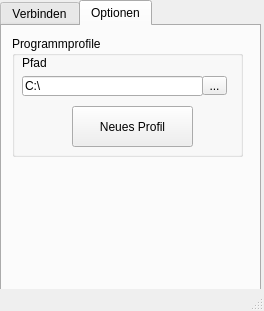
<?xml version="1.0" encoding="UTF-8"?>
<ui version="4.0">
 <class>LanYourself</class>
 <widget class="QMainWindow" name="LanYourself">
  <property name="geometry">
   <rect>
    <x>0</x>
    <y>0</y>
    <width>264</width>
    <height>311</height>
   </rect>
  </property>
  <property name="focusPolicy">
   <enum>Qt::StrongFocus</enum>
  </property>
  <property name="windowTitle">
   <string>LanYourself</string>
  </property>
  <property name="documentMode">
   <bool>false</bool>
  </property>
  <widget class="QWidget" name="centralWidget">
   <widget class="QTabWidget" name="tabWidget">
    <property name="geometry">
     <rect>
      <x>0</x>
      <y>0</y>
      <width>261</width>
      <height>291</height>
     </rect>
    </property>
    <property name="currentIndex">
     <number>1</number>
    </property>
    <widget class="QWidget" name="tab">
     <attribute name="title">
      <string>Verbinden</string>
     </attribute>
     <widget class="QPushButton" name="Connect">
      <property name="geometry">
       <rect>
        <x>40</x>
        <y>200</y>
        <width>171</width>
        <height>51</height>
       </rect>
      </property>
      <property name="text">
       <string>Verbinden</string>
      </property>
     </widget>
     <widget class="QGroupBox" name="groupBox_2">
      <property name="geometry">
       <rect>
        <x>10</x>
        <y>130</y>
        <width>231</width>
        <height>51</height>
       </rect>
      </property>
      <property name="title">
       <string>Passwort</string>
      </property>
      <widget class="QLineEdit" name="pw">
       <property name="geometry">
        <rect>
         <x>10</x>
         <y>20</y>
         <width>211</width>
         <height>20</height>
        </rect>
       </property>
      </widget>
     </widget>
     <widget class="QGroupBox" name="groupBox">
      <property name="geometry">
       <rect>
        <x>10</x>
        <y>70</y>
        <width>231</width>
        <height>51</height>
       </rect>
      </property>
      <property name="title">
       <string>Raumname</string>
      </property>
      <widget class="QLineEdit" name="rname">
       <property name="geometry">
        <rect>
         <x>10</x>
         <y>20</y>
         <width>211</width>
         <height>20</height>
        </rect>
       </property>
      </widget>
     </widget>
     <widget class="QGroupBox" name="groupBox_3">
      <property name="geometry">
       <rect>
        <x>10</x>
        <y>10</y>
        <width>231</width>
        <height>51</height>
       </rect>
      </property>
      <property name="title">
       <string>Benutzername</string>
      </property>
      <widget class="QLineEdit" name="bname">
       <property name="geometry">
        <rect>
         <x>10</x>
         <y>20</y>
         <width>211</width>
         <height>20</height>
        </rect>
       </property>
      </widget>
     </widget>
    </widget>
    <widget class="QWidget" name="tab_2">
     <attribute name="title">
      <string>Optionen</string>
     </attribute>
     <widget class="QGroupBox" name="groupBox_5">
      <property name="geometry">
       <rect>
        <x>10</x>
        <y>10</y>
        <width>231</width>
        <height>121</height>
       </rect>
      </property>
      <property name="title">
       <string>Programmprofile</string>
      </property>
      <widget class="QLineEdit" name="ProPath">
       <property name="geometry">
        <rect>
         <x>10</x>
         <y>40</y>
         <width>181</width>
         <height>20</height>
        </rect>
       </property>
       <property name="text">
        <string>C:\</string>
       </property>
      </widget>
      <widget class="QPushButton" name="ProNew">
       <property name="geometry">
        <rect>
         <x>60</x>
         <y>70</y>
         <width>121</width>
         <height>41</height>
        </rect>
       </property>
       <property name="text">
        <string>Neues Profil</string>
       </property>
      </widget>
      <widget class="QToolButton" name="ProLoad">
       <property name="geometry">
        <rect>
         <x>190</x>
         <y>40</y>
         <width>25</width>
         <height>19</height>
        </rect>
       </property>
       <property name="text">
        <string>...</string>
       </property>
      </widget>
      <widget class="QLabel" name="label_3">
       <property name="geometry">
        <rect>
         <x>10</x>
         <y>20</y>
         <width>46</width>
         <height>13</height>
        </rect>
       </property>
       <property name="text">
        <string>Pfad</string>
       </property>
      </widget>
     </widget>
    </widget>
   </widget>
  </widget>
  <widget class="QStatusBar" name="statusBar"/>
 </widget>
 <layoutdefault spacing="6" margin="11"/>
 <tabstops>
  <tabstop>bname</tabstop>
  <tabstop>rname</tabstop>
  <tabstop>pw</tabstop>
  <tabstop>ProPath</tabstop>
  <tabstop>Connect</tabstop>
  <tabstop>tabWidget</tabstop>
 </tabstops>
 <resources/>
 <connections/>
</ui>
